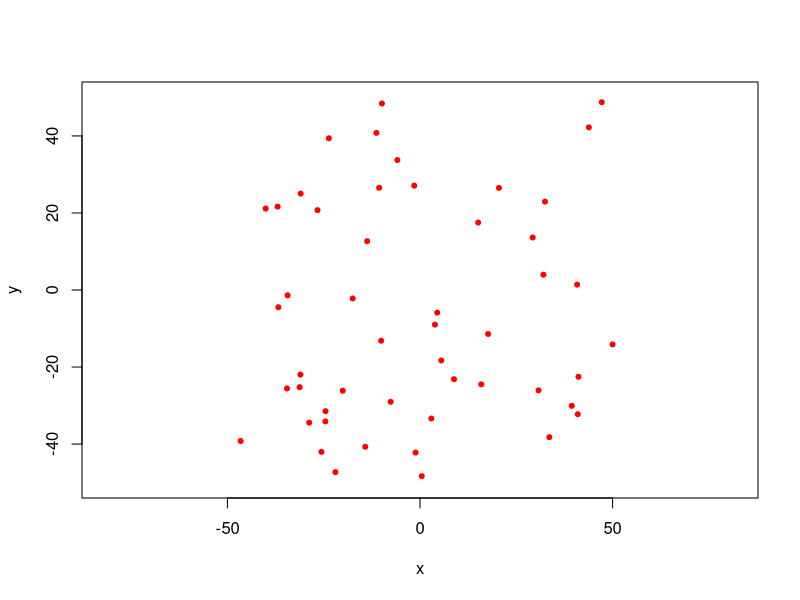
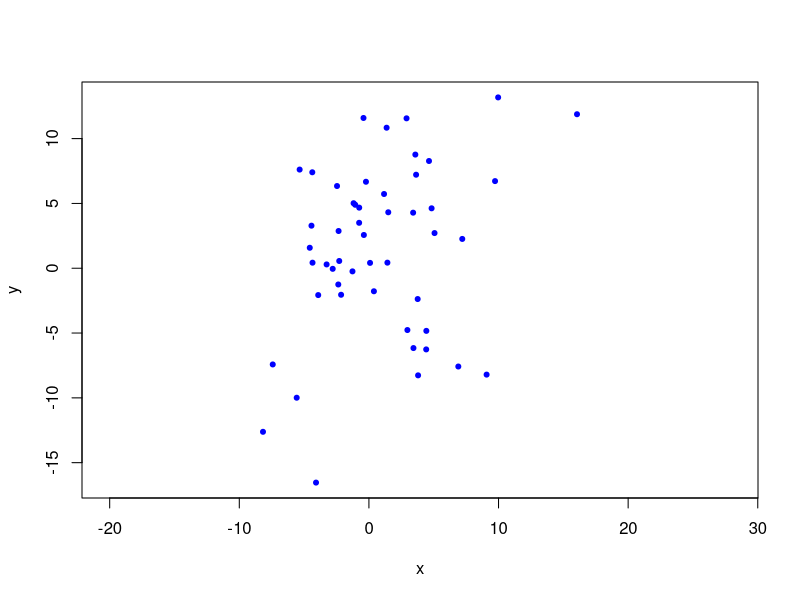

Reproduce these figures in R, in order.
## ---- chunk 1
knitr::opts_chunk$set(echo = TRUE)
## ---- chunk 2
simula_unif <- function(N, dim, rango){
    lapply(rep(dim, N), runif, min = rango[1], max = rango[2])
}
## ---- chunk 3
simula_gauss <- function(N, dim, sigma){
    lapply(rep(dim, N), rnorm, mean = 0, sd = sigma)
}
## ---- chunk 4
datos_unif <- simula_unif(50, 2, c(-50,50))
x = unlist(lapply(datos_unif, '[[', 1))
y = unlist(lapply(datos_unif, '[[', 2))
## ---- chunk 5
plot(x, y, xlim = c(-50, 50), ylim = c(-50,50), asp = 1, col = 'red', pch = 20)
## ---- chunk 6
datos_norm <- simula_gauss(50, 2, c(5,7))
x = unlist(lapply(datos_norm, '[[', 1))
y = unlist(lapply(datos_norm, '[[', 2))
## ---- chunk 7
plot(x, y, xlim = range(x), ylim = range(y), asp = 1, col = 'blue', pch = 20)
